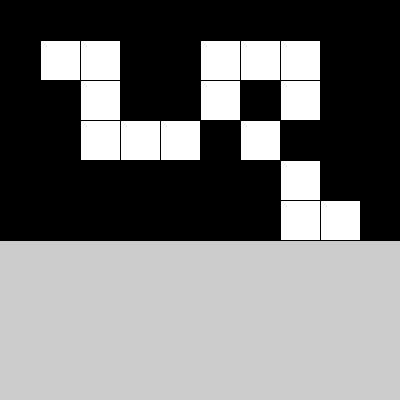
Frame 1 (no input)
Frame 60 (the mouse pressed at the canvas centre just before this capture): identical to frame 1, image omitted
Frame 120 (the mouse held since frame 60 and released just before this capture): identical to frame 1, image omitted

The Processing sketch that drew this single still picture (run headless with seeded random() and noise(); from frame 60 on, the mouse is pressed at the canvas centre):

// Processing sketch: week15_05_maze_2D_array_draw
// ── week15_05_maze_2D_array_draw.pde
//week15_05_maze_2D_array_draw
int[][]maze={
  {1,1,1,1,1,1,1,1,1,1},
  {1,0,0,1,1,0,0,0,1,1},
  {1,1,0,1,1,0,1,0,1,1},
  {1,1,0,0,0,1,0,1,1,1},
  {1,1,1,1,1,1,1,0,1,1},
  {1,1,1,1,1,1,1,0,0,1},
};
void setup(){
  size(400,400);
}
void draw(){
  for(int i=0;i<maze.length;i++){
    for(int j=0;j<maze[0].length;j++){
      if(maze[i][j]==1) fill(0);
      else fill(255);
      rect(j*40,i*40,40,40);
    }
  }
}
